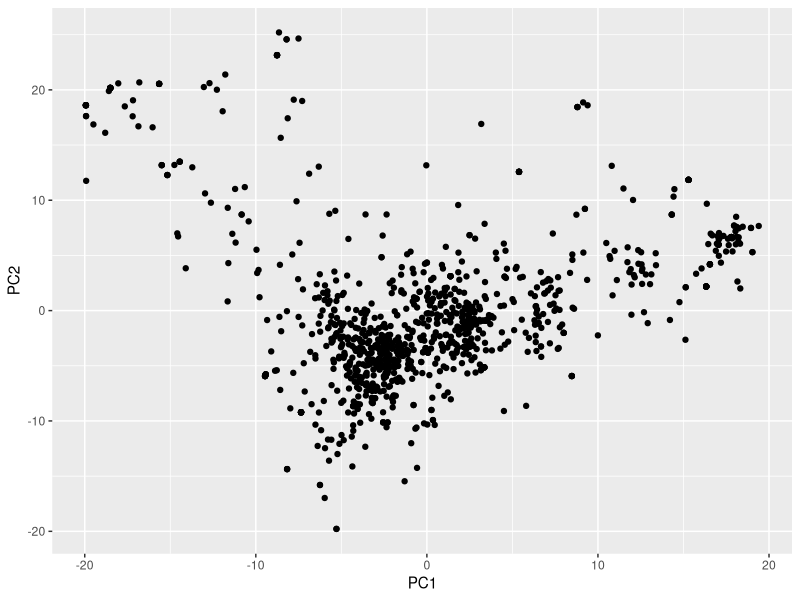
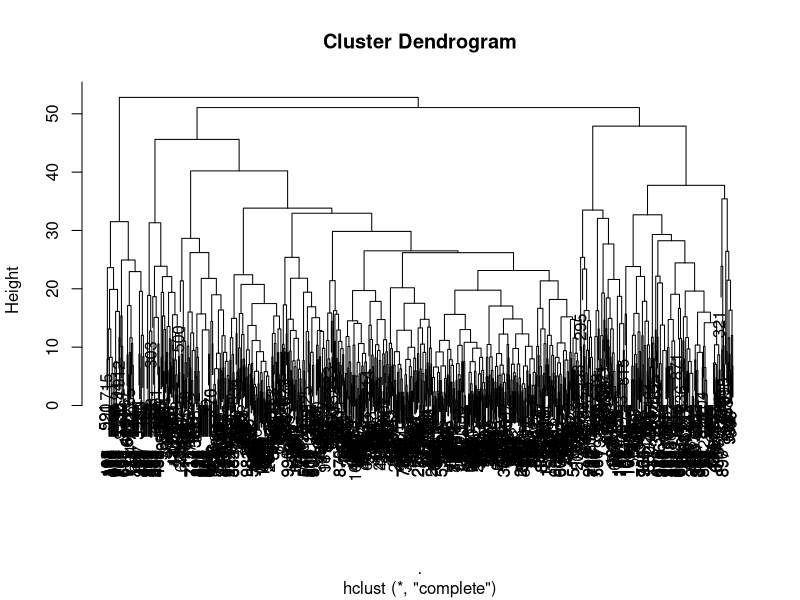
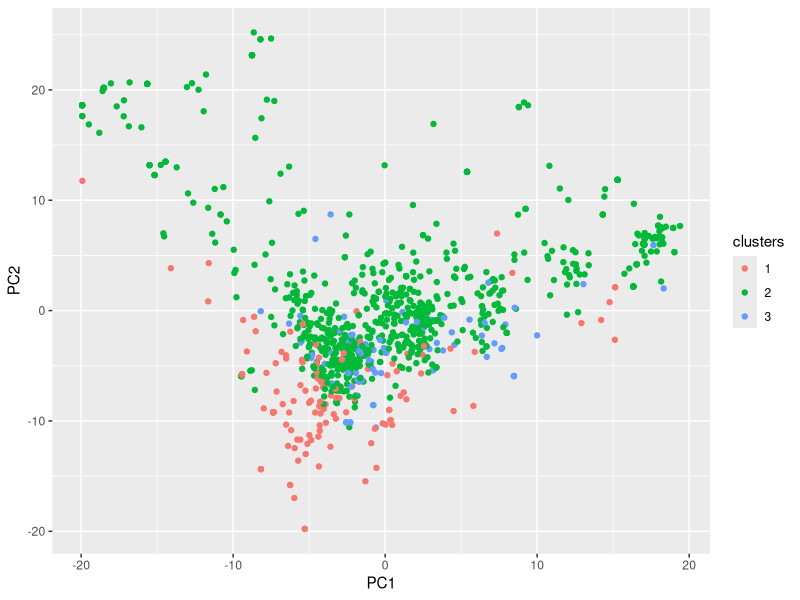
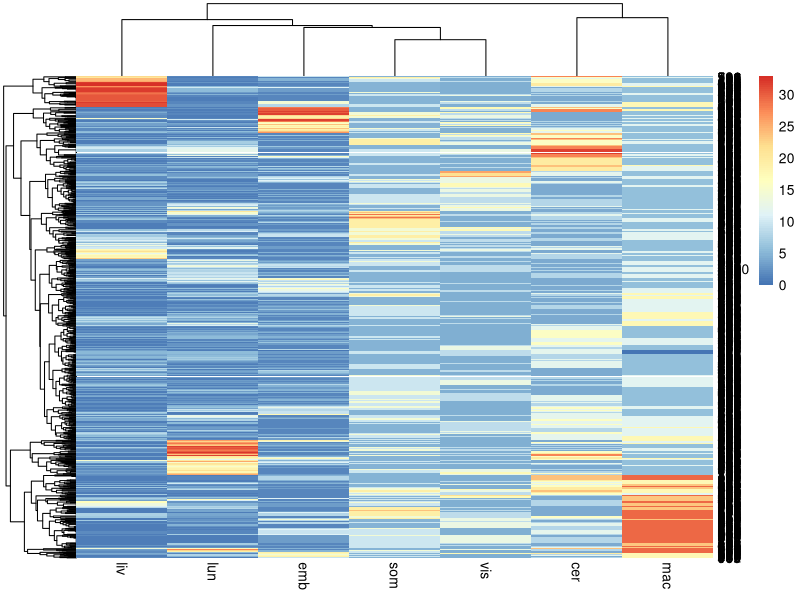
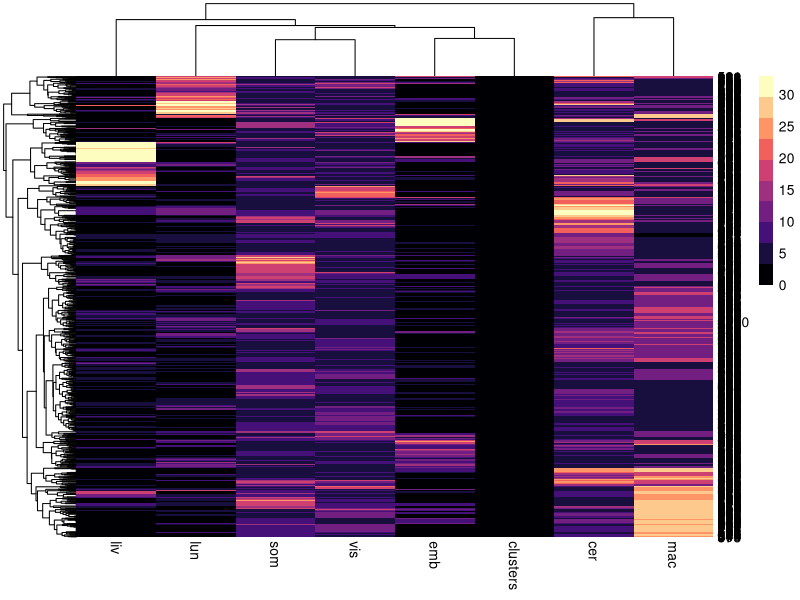

R code for these plots, in order:
## ---- chunk 1
knitr::opts_chunk$set(echo = TRUE)
## ---- chunk 2
library(tidyverse)
library(viridis)
cage_data <- read_tsv("htbinf_cage_tpms.txt")
cage_data
## ---- chunk 3
cage_pca <- prcomp(cage_data[c(-1:-3)])
cage_pca$x %>%
  as.data.frame() %>%
  ggplot(aes(x=PC1, y=PC2)) + geom_point()
## ---- chunk 4
cage_data[c(-1:-3)] %>%
dist(.) %>%
hclust(.)%>%
plot(.)
## ---- chunk 5
cage_kmeans <- kmeans(cage_data[c(-1:-3)], 3)
cage_data$clusters <- cage_kmeans$cluster
cage_data
  
## ---- chunk 6
summary(cage_pca)
## ---- chunk 7
cage_pca$x %>%
  as.data.frame() %>%
  mutate(clusters = as.factor(cage_kmeans$cluster)) %>%
  ggplot(aes(x=PC1, y=PC2, col=clusters)) + geom_point()
## ---- chunk 8
library(pheatmap)
pheatmap(cage_data[c(-1:-3, -11)])
## ---- chunk 9
library(pheatmap)
pheatmap(cage_data[c(-1:-3)], color = magma(10))
## ---- chunk 10
cage_data <- read_tsv("htbinf_cage_tpms.txt")
cage_data_numeric <- cage_data[4:10]
rowwise_median <- apply(cage_data_numeric, 1, function(x) median(x))
cage_diff <- cage_data_numeric - rowwise_median
cage_diff_bool <- cage_diff > 20
cage_diff_bool %>%
  as.data.frame() %>%
  mutate(Sum = apply(cage_diff_bool, 1, sum)) -> cage_diff_bool_sum
cage_diff$Sum <- cage_diff_bool_sum$Sum
cage_diff$tc_id <- cage_data$tc_id
cage_diff %>%
  mutate(Var = apply(cage_diff[c(-8,-9)], 1, function(x) var(x))) %>%
  filter(Sum == 1) %>%
  filter(cer == max(cer) | emb == max(emb) | liv == max(liv) | lun == max(lun) | mac == max(mac) | mac == max(mac) | som == max(som) | vis == max(vis)) %>%
  arrange(desc(Var))
## ---- chunk 11
cage_data %>%
  filter(tc_id == "C1F14437FA" | tc_id == "C7F861C25B")
